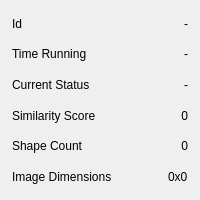
<?xml version="1.0" encoding="UTF-8"?>
<ui version="4.0">
 <class>ImageJobStatsWidget</class>
 <widget class="QWidget" name="ImageJobStatsWidget">
  <property name="geometry">
   <rect>
    <x>0</x>
    <y>0</y>
    <width>200</width>
    <height>200</height>
   </rect>
  </property>
  <property name="sizePolicy">
   <sizepolicy hsizetype="Preferred" vsizetype="Fixed">
    <horstretch>0</horstretch>
    <verstretch>0</verstretch>
   </sizepolicy>
  </property>
  <property name="windowTitle">
   <string notr="true"/>
  </property>
  <layout class="QVBoxLayout" name="verticalLayout">
   <property name="spacing">
    <number>8</number>
   </property>
   <property name="leftMargin">
    <number>12</number>
   </property>
   <property name="topMargin">
    <number>12</number>
   </property>
   <property name="rightMargin">
    <number>12</number>
   </property>
   <property name="bottomMargin">
    <number>12</number>
   </property>
   <item>
    <layout class="QHBoxLayout" name="horizontalLayout_5">
     <property name="spacing">
      <number>8</number>
     </property>
     <item>
      <widget class="QLabel" name="jobIdLabel">
       <property name="text">
        <string extracomment="Text in a label next to a value that identifies the current task (an id)">Id</string>
       </property>
      </widget>
     </item>
     <item>
      <spacer name="horizontalSpacer_7">
       <property name="orientation">
        <enum>Qt::Horizontal</enum>
       </property>
       <property name="sizeHint" stdset="0">
        <size>
         <width>40</width>
         <height>20</height>
        </size>
       </property>
      </spacer>
     </item>
     <item>
      <widget class="QLabel" name="jobIdValueLabel">
       <property name="text">
        <string notr="true">-</string>
       </property>
      </widget>
     </item>
    </layout>
   </item>
   <item>
    <layout class="QHBoxLayout" name="horizontalLayout">
     <property name="spacing">
      <number>8</number>
     </property>
     <item>
      <widget class="QLabel" name="timeRunningLabel">
       <property name="text">
        <string extracomment="Text in a label next to the length of time a task has been running">Time Running</string>
       </property>
      </widget>
     </item>
     <item>
      <spacer name="horizontalSpacer_4">
       <property name="orientation">
        <enum>Qt::Horizontal</enum>
       </property>
       <property name="sizeType">
        <enum>QSizePolicy::MinimumExpanding</enum>
       </property>
       <property name="sizeHint" stdset="0">
        <size>
         <width>20</width>
         <height>20</height>
        </size>
       </property>
      </spacer>
     </item>
     <item>
      <widget class="QLabel" name="timeRunningValueLabel">
       <property name="text">
        <string notr="true">-</string>
       </property>
       <property name="alignment">
        <set>Qt::AlignRight|Qt::AlignTrailing|Qt::AlignVCenter</set>
       </property>
      </widget>
     </item>
    </layout>
   </item>
   <item>
    <layout class="QHBoxLayout" name="horizontalLayout_2">
     <property name="spacing">
      <number>8</number>
     </property>
     <item>
      <widget class="QLabel" name="currentStateLabel">
       <property name="text">
        <string extracomment="Text in a label next to a value that describes the current status of a task (e.g. busy, paused, stopped)">Current Status</string>
       </property>
      </widget>
     </item>
     <item>
      <spacer name="horizontalSpacer_3">
       <property name="orientation">
        <enum>Qt::Horizontal</enum>
       </property>
       <property name="sizeType">
        <enum>QSizePolicy::MinimumExpanding</enum>
       </property>
       <property name="sizeHint" stdset="0">
        <size>
         <width>20</width>
         <height>20</height>
        </size>
       </property>
      </spacer>
     </item>
     <item>
      <widget class="QLabel" name="currentStateValueLabel">
       <property name="text">
        <string notr="true">-</string>
       </property>
       <property name="alignment">
        <set>Qt::AlignRight|Qt::AlignTrailing|Qt::AlignVCenter</set>
       </property>
      </widget>
     </item>
    </layout>
   </item>
   <item>
    <layout class="QHBoxLayout" name="targetSimilarityLayout">
     <property name="spacing">
      <number>8</number>
     </property>
     <item>
      <widget class="QLabel" name="targetSimilarityLabel">
       <property name="text">
        <string extracomment="Text in a label next to a number that describes how similar two images are to each other (the image similarity value)">Similarity Score</string>
       </property>
      </widget>
     </item>
     <item>
      <spacer name="horizontalSpacer">
       <property name="orientation">
        <enum>Qt::Horizontal</enum>
       </property>
       <property name="sizeType">
        <enum>QSizePolicy::MinimumExpanding</enum>
       </property>
       <property name="sizeHint" stdset="0">
        <size>
         <width>20</width>
         <height>20</height>
        </size>
       </property>
      </spacer>
     </item>
     <item>
      <widget class="QLabel" name="targetSimilarityValueLabel">
       <property name="text">
        <string notr="true">0</string>
       </property>
       <property name="alignment">
        <set>Qt::AlignRight|Qt::AlignTrailing|Qt::AlignVCenter</set>
       </property>
      </widget>
     </item>
    </layout>
   </item>
   <item>
    <layout class="QHBoxLayout" name="shapeCountLayout">
     <property name="spacing">
      <number>8</number>
     </property>
     <item>
      <widget class="QLabel" name="shapeCountLabel">
       <property name="text">
        <string extracomment="Text in a label next to a value indicating the number of geometric shapes created by a task">Shape Count</string>
       </property>
      </widget>
     </item>
     <item>
      <spacer name="horizontalSpacer_2">
       <property name="orientation">
        <enum>Qt::Horizontal</enum>
       </property>
       <property name="sizeType">
        <enum>QSizePolicy::MinimumExpanding</enum>
       </property>
       <property name="sizeHint" stdset="0">
        <size>
         <width>20</width>
         <height>20</height>
        </size>
       </property>
      </spacer>
     </item>
     <item>
      <widget class="QLabel" name="shapeCountValueLabel">
       <property name="text">
        <string notr="true">0</string>
       </property>
       <property name="alignment">
        <set>Qt::AlignRight|Qt::AlignTrailing|Qt::AlignVCenter</set>
       </property>
      </widget>
     </item>
    </layout>
   </item>
   <item>
    <layout class="QHBoxLayout" name="horizontalLayout_4">
     <property name="spacing">
      <number>8</number>
     </property>
     <item>
      <widget class="QLabel" name="imageDimensionsLabel">
       <property name="text">
        <string extracomment="Text in a label next to another label that describes the resolution of an image">Image Dimensions</string>
       </property>
      </widget>
     </item>
     <item>
      <spacer name="horizontalSpacer_6">
       <property name="orientation">
        <enum>Qt::Horizontal</enum>
       </property>
       <property name="sizeHint" stdset="0">
        <size>
         <width>40</width>
         <height>20</height>
        </size>
       </property>
      </spacer>
     </item>
     <item>
      <widget class="QLabel" name="imageDimensionsValueLabel">
       <property name="text">
        <string notr="true">0x0</string>
       </property>
      </widget>
     </item>
    </layout>
   </item>
  </layout>
 </widget>
 <resources/>
 <connections/>
</ui>
